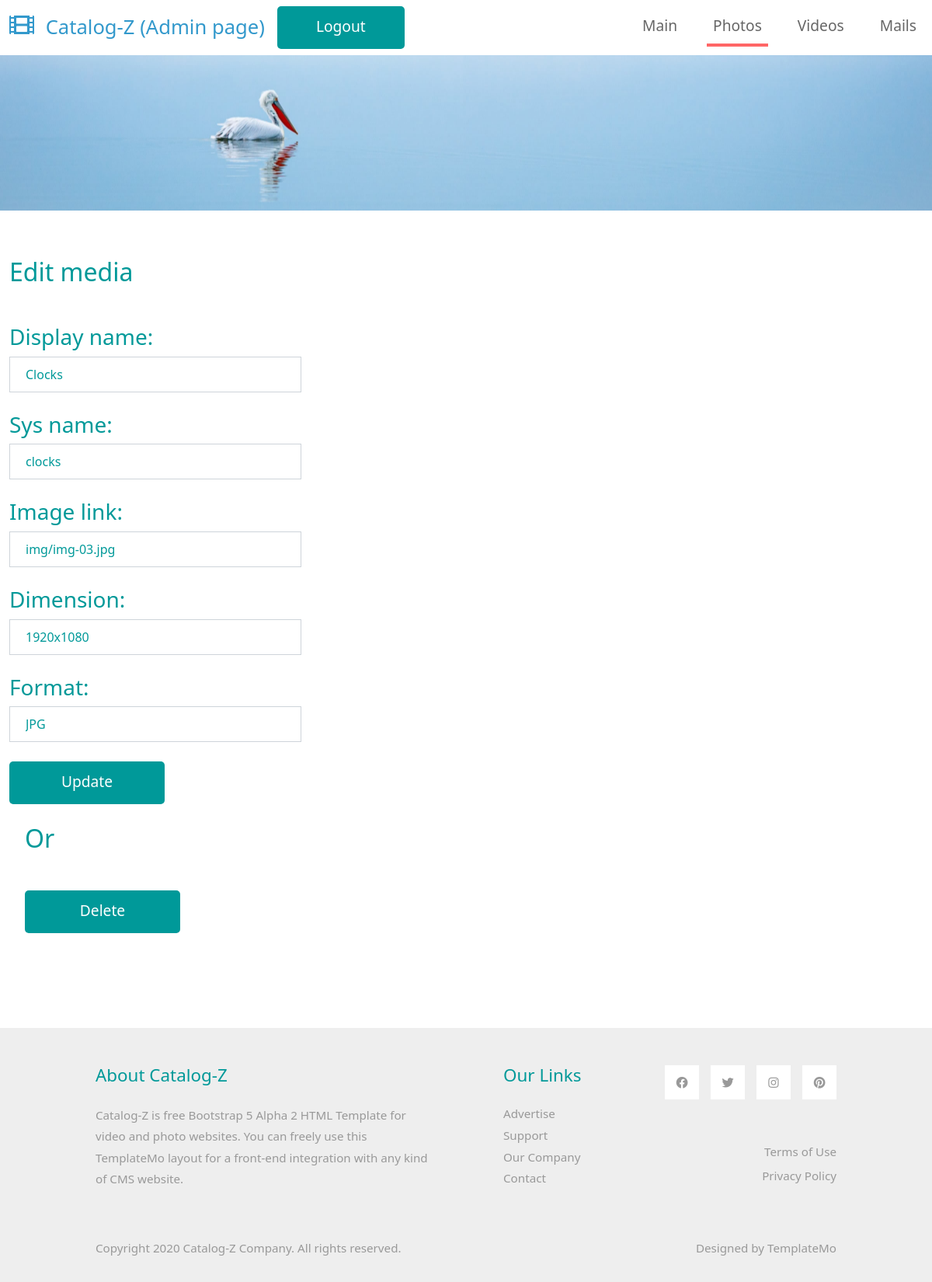
/edit_media_form.php?id=60 (signed in), run on the app's committed database.
### tables this page shows
CREATE TABLE `media` (
  `id` int(11) NOT NULL,
  `image_link` text NOT NULL,
  `display_name` varchar(75) NOT NULL,
  `sys_name` varchar(75) NOT NULL,
  `views` int(11) DEFAULT NULL,
  `created_at` datetime DEFAULT NULL,
  `updated_at` datetime DEFAULT NULL,
  `video_link` text DEFAULT NULL,
  `dimension` varchar(20) NOT NULL,
  `format` varchar(10) NOT NULL,
  `duration` varchar(10) DEFAULT NULL,
  `type_id` int(11) NOT NULL
);

### db.php (called while the page is built, shortened)
<?php
class DB {
    private $connection;
    public function __construct($host, $dbname, $username, $password) {
        $this->host = $host;
        $this->dbname = $dbname;
        $this->username = $username;
        $this->password = $password;
        try {
            $this->connection = new \PDO('mysql:host='.$this->host . '; dbname=' . $this->dbname, $this->username, $this->password);
        } catch (\PDOException $e) {
            print "Error!: " . $e->getMessage() . "<br/>";
            die();
        }
    }
    public function getMediaDetails($id) {
        $sql = "SELECT * FROM media WHERE id = " . $id;
        $result = [];
        try {
            $query = $this->connection->query($sql);
            $result = $query->fetchAll(\PDO::FETCH_ASSOC);
            return $result;
        } catch (\PDOException $e) {
            return $result;
        }
    }
}

### edit_media_form.php (the view, shortened to what this page needs)
<?php
$db = $GLOBALS["db"];
$mediaDetails = $db->getMediaDetails($_GET['id']);
$type = $mediaDetails[0]['type_id'];
?>
<!DOCTYPE html>
<html lang="en">
<head>
    <link rel="stylesheet" href="css/bootstrap.min.css">
    <link rel="stylesheet" href="fontawesome/css/all.min.css">
    <link rel="stylesheet" href="css/templatemo-style.css">
</head>
<body>
    <nav class="navbar navbar-expand-lg">
        <div class="container-fluid">
            <a class="navbar-brand" href="admin.php">
                <i class="fas fa-film mr-2"></i>
                Catalog-Z (Admin page)
            </a>
            <a href="logout.php" class="btn btn-primary" style="width: auto">Logout</a>
            <div class="collapse navbar-collapse" id="navbarSupportedContent">
            <ul class="navbar-nav ml-auto mb-2 mb-lg-0">
                <li class="nav-item">
                    <a class="nav-link nav-link-1" href="admin.php">Main</a>
                </li>
                <?php
                    if ($type == 2) {
                        echo '<li class="nav-item">
                                <a class="nav-link nav-link-2 active" aria-current="page" href="list.php?mediaType=photos">Photos</a>
                            </li>
                            <li class="nav-item">
                                <a class="nav-link nav-link-3" href="list.php?mediaType=videos">Videos</a>
                            </li>';
                    }
                ?>
                <li class="nav-item">
                    <a class="nav-link nav-link-4" href="mails_list.php">Mails</a>
                </li>
            </ul>
            </div>
        </div>
    </nav>
    <div class="tm-hero d-flex justify-content-center align-items-center" data-parallax="scroll" data-image-src="img/hero.jpg"></div>
    <div class="container-fluid tm-mt-60">
        <div class="row tm-mb-50">
            <div class="col-lg-4 col-12 mb-5">
                <h2 class="tm-text-primary mb-5">Edit media</h2>
                <form id="contact-form" action="update_media.php" method="POST" class="tm-contact-form mx-auto">
                    <div class="form-group">
                        <h3 class="tm-text-primary">Display name:</h3>
                        <input type="text" name="display_name" id="display_name" value="<?php echo $mediaDetails[0]['display_name']; ?>"  class="form-control rounded-0" />
                    </div>
                    <div class="form-group">
                        <h3 class="tm-text-primary">Sys name:</h3>
                        <input type="text" name="sys_name" id="sys_name" value="<?php echo $mediaDetails[0]['sys_name']; ?>" class="form-control rounded-0" />
                    </div>
                    <div class="form-group">
                        <h3 class="tm-text-primary">Image link:</h3>
                        <input type="text" name="image_link" id="image_link" value="<?php echo $mediaDetails[0]['image_link']; ?>" class="form-control rounded-0" />
                    </div>
                    <div class="form-group">
                        <h3 class="tm-text-primary">Dimension:</h3>
                        <input type="text" name="dimension" id="dimension" value="<?php echo $mediaDetails[0]['dimension']; ?>" class="form-control rounded-0" />
                    </div>
                    <div class="form-group">
                        <h3 class="tm-text-primary">Format:</h3>
                        <input type="text" name="format" id="format" value="<?php echo $mediaDetails[0]['format']; ?>" class="form-control rounded-0" />
                    </div>
                    <div class="form-group tm-text-right">
                        <button type="submit" name="submit" class="btn btn-primary" style="width: 200px">Update</button>
                    </div>
                </form>
                <h2 class="tm-text-primary mb-5" style="margin-left: 20px;">Or</h2>
                <a href="delete_media.php?id=<?php echo $mediaDetails[0]["id"]; ?>" class="btn btn-primary" style="width: 200px; margin-left: 20px;">Delete</a><br/><br/>
            </div>
        </div>
    </div>
    <footer class="tm-bg-gray pt-5 pb-3 tm-text-gray tm-footer">
        <div class="container-fluid tm-container-small">
            <div class="row">
                <div class="col-lg-6 col-md-12 col-12 px-5 mb-5">
                    <h3 class="tm-text-primary mb-4 tm-footer-title">About Catalog-Z</h3>
                    <p>Catalog-Z is free Bootstrap 5 Alpha 2 HTML Template for video and photo websites. You can freely use this TemplateMo layout for a front-end integration with any kind of CMS website.</p>
                </div>
                <div class="col-lg-3 col-md-6 col-sm-6 col-12 px-5 mb-5">
                    <h3 class="tm-text-primary mb-4 tm-footer-title">Our Links</h3>
                    <ul class="tm-footer-links pl-0">
                        <li><a href="#">Advertise</a></li>
                        <li><a href="#">Support</a></li>
                        <li><a href="#">Our Company</a></li>
                        <li><a href="#">Contact</a></li>
                    </ul>
                </div>
                <div class="col-lg-3 col-md-6 col-sm-6 col-12 px-5 mb-5">
                    <ul class="tm-social-links d-flex justify-content-end pl-0 mb-5">
                        <li class="mb-2"><a href="https://facebook.com"><i class="fab fa-facebook"></i></a></li>
                        <li class="mb-2"><a href="https://twitter.com"><i class="fab fa-twitter"></i></a></li>
                        <li class="mb-2"><a href="https://instagram.com"><i class="fab fa-instagram"></i></a></li>
                        <li class="mb-2"><a href="https://pinterest.com"><i class="fab fa-pinterest"></i></a></li>
                    </ul>
                    <a href="#" class="tm-text-gray text-right d-block mb-2">Terms of Use</a>
                    <a href="#" class="tm-text-gray text-right d-block">Privacy Policy</a>
                </div>
            </div>
            <div class="row">
                <div class="col-lg-8 col-md-7 col-12 px-5 mb-3">
                    Copyright 2020 Catalog-Z Company. All rights reserved.
                </div>
                <div class="col-lg-4 col-md-5 col-12 px-5 text-right">
                    Designed by <a href="https://templatemo.com" class="tm-text-gray" rel="sponsored" target="_parent">TemplateMo</a>
                </div>
            </div>
        </div>
    </footer>
</body>
</html>

### css/templatemo-style.css (style rules this page uses)
p { line-height: 1.8; }
a { text-decoration: none; transition: all 0.3s ease; }
.container-fluid { max-width: 1770px; }
.tm-container-small { max-width: 1050px; }
.btn { border-radius: 0; }
.btn-primary { background-color: #009999; border: 0; border-radius: 5px; padding: 12px 50px 14px; font-size: 1.2rem; }
.form-control { padding: 10px 20px; width: 100%; height: auto; }
.form-group { margin-bottom: 25px; }
.navbar-brand { color: #3399CC; font-size: 1.6rem; }
.navbar-brand i { font-size: 2rem; }
.tm-hero { min-height: 200px; background: transparent; }
.tm-mt-60 { margin-top: 60px; }
.tm-mb-50 { margin-bottom: 50px; }
.tm-text-primary { color: #009999; }
.tm-bg-gray { background-color: #EEEEEE; }
.nav-item { margin-right: 30px; }
.nav-item:last-child { margin-right: 0; }
.nav-link { color: #666666; border-bottom: 4px solid transparent; font-size: 1.2rem; }
.nav-link-2.active, .nav-link-2:hover { border-color: #FF6666; }
p, .tm-text-gray { color: #999; }
.tm-footer-links li { list-style: none; margin-bottom: 5px; }
.tm-footer-links li a { color: #999999; }
.tm-social-links li { list-style: none; margin-right: 15px; }
.tm-social-links li:last-child { margin-right: 0; }
.tm-social-links li a { color: #999999; width: 44px; height: 44px; display: flex; background-color: #fff; align-items: center; justify-content: center; }
.tm-footer { font-size: 0.95rem; }
.tm-footer-title { font-size: 1.4rem; }
.tm-contact-form { max-width: 420px; }
.form-control, input:-internal-autofill-selected, select:not([multiple]) { color: #009999 !important; }
.form-control::placeholder { color: #009999; opacity: 1; }

### data on the page
media: display_name "Clocks", sys_name "clocks", image_link "img/img-03.jpg", dimension "1920x1080", format "JPG"
